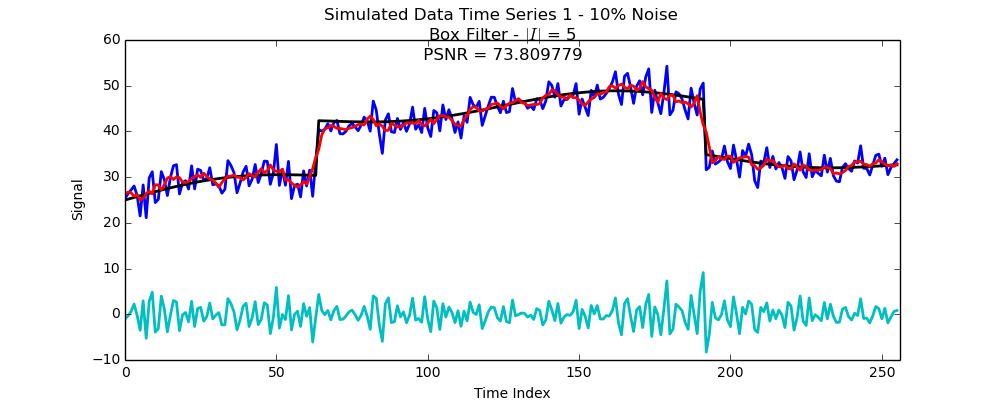

Reproduce this figure in Python.
import numpy as np
import random as rnd

# -------- Generate Synthetic Signal --------

def buildsignal(pernoise):

    DataLen = 256
    TrueData = np.zeros(DataLen)
    Data = np.zeros(DataLen)

    # ---- Set Parameters ----

    mu = 25.0
    amp1 = 10.0
    amp2 = 2.0
    per1 = 712.0
    per2 = 128.0
    jump = 12.0

    noisesig = (amp1 + amp2 + jump)*pernoise/100

    # ---- Build Signals ----

    for i in range(DataLen/4, 3*DataLen/4):
        TrueData[i] += jump
        Data[i] += jump

    for i in range(DataLen):
        TrueData[i] += mu + amp1*np.sin(i*2*np.pi/per1) + amp2*np.sin(i*2*np.pi/per2)
        Data[i] += mu + amp1*np.sin(i*2*np.pi/per1) + amp2*np.sin(i*2*np.pi/per2) + rnd.gauss(0, noisesig)

    return TrueData, Data


# -------- Box Filter --------

def BoxFilter(Data, Window):
    # ---- Set Up Moving Average

    window = 5
    halfwindow = (window - 1)/2

    DataLen = len(Data)

    BoxFilter = np.ones(window)/window

    # ---- Filter the Data ----

    BoxFilterData = np.zeros(DataLen)

    # Left Hand Side
    for i in range(0, halfwindow):
        BoxFilterData[i] = np.sum(Data[0 : i + halfwindow + 1])/(i + halfwindow + 1)

    # Middle
    for i in  range(halfwindow, DataLen - halfwindow):
        BoxFilterData[i] = np.dot(Data[i - halfwindow : i + halfwindow + 1], BoxFilter)

    # Right Hand Side
    for i in range(DataLen - halfwindow, DataLen):
        BoxFilterData[i] = np.sum(Data[i - halfwindow : DataLen])/(DataLen - i + halfwindow)

    return BoxFilterData


# ---- Calculate PSNR ----

def psnr(SmoothedData, TrueData):
    mse = np.average((SmoothedData - TrueData)**2)
    psnr = 20*np.log(np.max(SmoothedData)) - 10*np.log(mse)

    return psnr


# ---- Plot Results ----

TrueData, Data = buildsignal(10)
SmoothedData = BoxFilter(Data, 5)
DataLen = len(Data)

# Plotting results
import matplotlib as matplotlib
import matplotlib.pyplot as plt

fig = plt.gcf()

psnrval = psnr(SmoothedData, TrueData)

fig.suptitle('Simulated Data Time Series 1 - 10%% Noise \n Box Filter - $|I|$ = 5 \n PSNR = %f' %psnrval,  fontsize = 12)
fig.set_size_inches(10, 4)
matplotlib.rcParams.update({'font.size': 10})

plt.xlabel('Time Index')
plt.ylabel('Signal')

plt.plot(range(DataLen), Data, 'b', lw = 2)
plt.plot(range(DataLen), TrueData, 'k', lw = 2)
plt.plot(range(DataLen), SmoothedData, 'r', lw = 2)
plt.plot(range(DataLen), Data - SmoothedData, 'c', lw = 2)
plt.xlim(0, DataLen)

fig.savefig('BoxSignal1Best.png')
plt.show()
